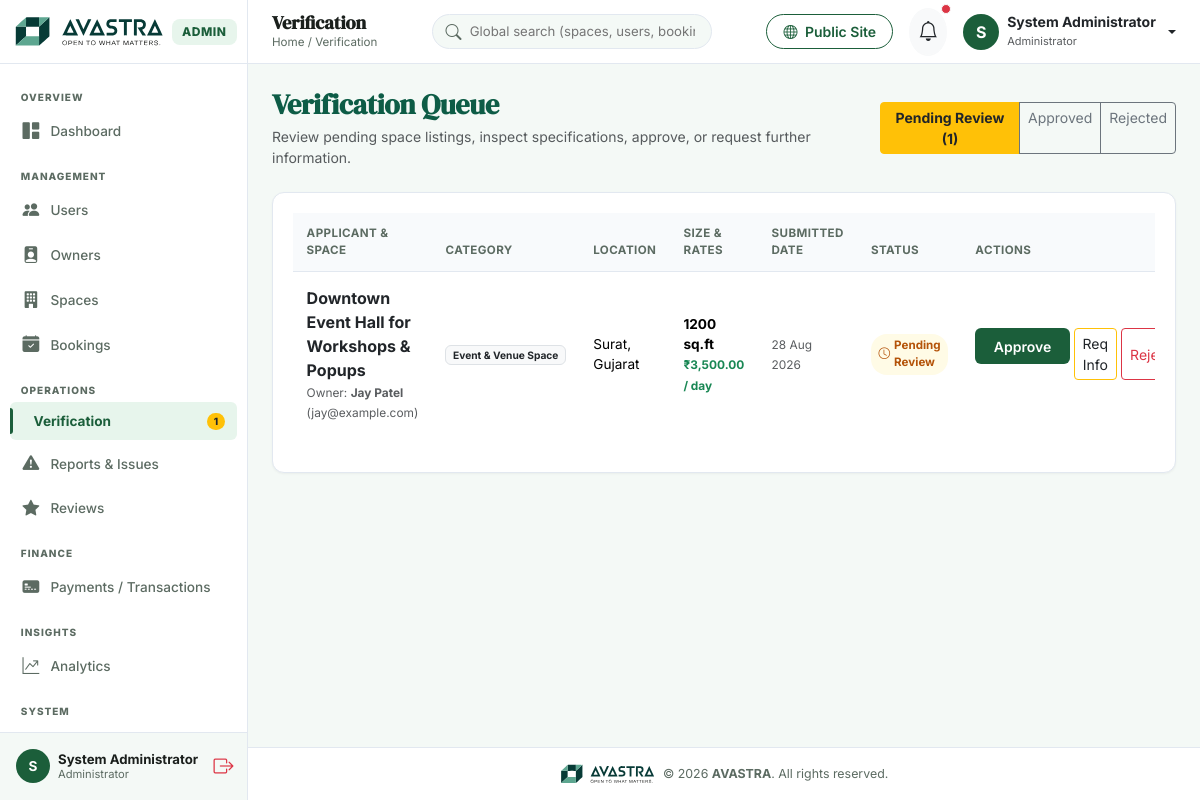
The app's page /admin/verify-spaces.php (signed in) with its own data.
### tables this page shows
CREATE TABLE IF NOT EXISTS `spaces` (
  `id` INT AUTO_INCREMENT PRIMARY KEY,
  `owner_id` INT NOT NULL,
  `category_id` INT NOT NULL,
  `title` VARCHAR(255) NOT NULL,
  `description` TEXT NOT NULL,
  `address` TEXT NOT NULL,
  `city` VARCHAR(100) NOT NULL,
  `state` VARCHAR(100) NOT NULL,
  `zip_code` VARCHAR(20) NOT NULL,
  `latitude` DECIMAL(10, 8) DEFAULT NULL,
  `longitude` DECIMAL(11, 8) DEFAULT NULL,
  `total_sqft` INT NOT NULL,
  `max_capacity` INT DEFAULT 10,
  `daily_rate` DECIMAL(10, 2) NOT NULL,
  `weekly_rate` DECIMAL(10, 2) DEFAULT NULL,
  `monthly_rate` DECIMAL(10, 2) DEFAULT NULL,
  `security_deposit` DECIMAL(10, 2) DEFAULT 0.00,
  `verification_status` ENUM('pending', 'approved', 'rejected') NOT NULL DEFAULT 'pending',
  `rejection_reason` TEXT DEFAULT NULL,
  `is_active` TINYINT(1) DEFAULT 1,
  `created_at` TIMESTAMP DEFAULT CURRENT_TIMESTAMP,
  `updated_at` TIMESTAMP DEFAULT CURRENT_TIMESTAMP ON UPDATE CURRENT_TIMESTAMP,
  FOREIGN KEY (`owner_id`) REFERENCES `users` (`id`) ON DELETE CASCADE,
  FOREIGN KEY (`category_id`) REFERENCES `categories` (`id`) ON DELETE CASCADE
);

CREATE TABLE IF NOT EXISTS `users` (
  `id` INT AUTO_INCREMENT PRIMARY KEY,
  `role_id` INT NOT NULL DEFAULT 2,
  `full_name` VARCHAR(100) NOT NULL,
  `email` VARCHAR(150) NOT NULL UNIQUE,
  `password_hash` VARCHAR(255) NOT NULL,
  `phone` VARCHAR(20) DEFAULT NULL,
  `profile_image` VARCHAR(255) DEFAULT 'default-avatar.png',
  `address` TEXT DEFAULT NULL,
  `city` VARCHAR(100) DEFAULT NULL,
  `state` VARCHAR(100) DEFAULT NULL,
  `zip_code` VARCHAR(20) DEFAULT NULL,
  `status` ENUM('active', 'inactive', 'blocked', 'pending') NOT NULL DEFAULT 'active',
  `email_verified` TINYINT(1) DEFAULT 0,
  `created_at` TIMESTAMP DEFAULT CURRENT_TIMESTAMP,
  `updated_at` TIMESTAMP DEFAULT CURRENT_TIMESTAMP ON UPDATE CURRENT_TIMESTAMP,
  FOREIGN KEY (`role_id`) REFERENCES `roles` (`id`) ON DELETE CASCADE
);

CREATE TABLE IF NOT EXISTS `categories` (
  `id` INT AUTO_INCREMENT PRIMARY KEY,
  `name` VARCHAR(100) NOT NULL UNIQUE,
  `slug` VARCHAR(120) NOT NULL UNIQUE,
  `description` TEXT DEFAULT NULL,
  `icon` VARCHAR(100) DEFAULT 'bi-building',
  `is_active` TINYINT(1) DEFAULT 1,
  `created_at` TIMESTAMP DEFAULT CURRENT_TIMESTAMP
);

### classes/Database.php (called while the page is built, shortened)
<?php
class Database {
    private static ?PDO $instance = null;
    public static function getInstance(): PDO {
        if (self::$instance === null) {
            try {
                $dsn = "mysql:host=" . DB_HOST . ";dbname=" . DB_NAME . ";port=" . DB_PORT . ";charset=" . DB_CHARSET;
                $options = [
                    PDO::ATTR_ERRMODE            => PDO::ERRMODE_EXCEPTION,
                    PDO::ATTR_DEFAULT_FETCH_MODE => PDO::FETCH_ASSOC,
                    PDO::ATTR_EMULATE_PREPARES   => false,
                ];
                self::$instance = new PDO($dsn, DB_USER, DB_PASS, $options);
            } catch (PDOException $e) {
                die("<div style='font-family:sans-serif; padding:20px; background:#fff3f3; border:1px solid #ffcdd2; color:#b71c1c; border-radius:8px;'>
                        <h3>Database Connection Failed</h3>
                        <p><strong>Error:</strong> " . htmlspecialchars($e->getMessage()) . "</p>
                        <p>Please make sure XAMPP MySQL server is running and database <code>" . DB_NAME . "</code> exists.</p>
                     </div>");
            }
        }
        return self::$instance;
    }
}

### classes/Admin.php (called while the page is built, shortened)
<?php
require_once __DIR__ . '/Database.php';
class Admin {
    private PDO $db;
    public function __construct() {
        $this->db = Database::getInstance();
    }
    public function get6KPICards(): array {
        try {
            $sql = "
                SELECT
                    (SELECT COUNT(*) FROM users WHERE role_id = 2) AS total_users,
                    (SELECT COUNT(DISTINCT owner_id) FROM spaces WHERE is_active = 1) AS active_owners,
                    (SELECT COUNT(*) FROM spaces WHERE verification_status = 'approved' AND is_active = 1) AS active_spaces,
                    (SELECT COUNT(*) FROM bookings) AS total_bookings,
                    COALESCE((SELECT SUM(amount) FROM payments WHERE status = 'completed'), 0.00) AS total_revenue,
                    (SELECT COUNT(*) FROM spaces WHERE verification_status = 'pending') AS pending_verifications
            ";
            $row = $this->db->query($sql)->fetch();
            if ($row) {
                return [
                    'total_users'           => (int) $row['total_users'],
                    'active_owners'         => (int) $row['active_owners'],
                    'active_spaces'         => (int) $row['active_spaces'],
                    'total_bookings'        => (int) $row['total_bookings'],
                    'total_revenue'         => (float) $row['total_revenue'],
                    'pending_verifications' => (int) $row['pending_verifications'],
                ];
            }
        } catch (Exception $e) {
        }
        return [
            'total_users'           => 0,
            'active_owners'         => 0,
            'active_spaces'         => 0,
            'total_bookings'        => 0,
            'total_revenue'         => 0.00,
            'pending_verifications' => 0,
        ];
    }
}

### admin/verify-spaces.php (the view, shortened to what this page needs)
<?php
require_once __DIR__ . '/../classes/Admin.php';
require_once __DIR__ . '/includes/header.php';
require_once __DIR__ . '/includes/sidebar.php';
$adminModel = new Admin();
$db = Database::getInstance();
$statusFilter = $_GET['status'] ?? 'pending';
$sql = "
    SELECT s.*, u.full_name AS owner_name, u.email AS owner_email, u.phone AS owner_phone, c.name AS category_name
    FROM spaces s
    JOIN users u ON s.owner_id = u.id
    JOIN categories c ON s.category_id = c.id
    WHERE s.verification_status = :status
    ORDER BY s.created_at DESC
";
$stmt = $db->prepare($sql);
$stmt->execute([':status' => $statusFilter]);
$spaces = $stmt->fetchAll();
?>
<div id="admin-main">
    <?php require_once __DIR__ . '/includes/navbar.php'; ?>
    <main class="p-4">
        <div class="d-flex justify-content-between align-items-center mb-4">
            <div>
                <h3 class="fw-bold mb-1" style="color:#0d5c46;">Verification Queue</h3>
                <p class="text-muted small mb-0">Review pending space listings, inspect specifications, approve, or request further information.</p>
            </div>
            <div class="btn-group" role="group">
                <a href="verify-spaces.php?status=pending" class="btn btn-sm <?= ($statusFilter === 'pending') ? 'btn-warning text-dark fw-bold' : 'btn-outline-secondary'; ?>">
                    Pending Review (<?= $adminModel->get6KPICards()['pending_verifications']; ?>)
                </a>
                <a href="verify-spaces.php?status=approved" class="btn btn-sm <?= ($statusFilter === 'approved') ? 'btn-success fw-bold' : 'btn-outline-secondary'; ?>">
                    Approved
                </a>
                <a href="verify-spaces.php?status=rejected" class="btn btn-sm <?= ($statusFilter === 'rejected') ? 'btn-danger fw-bold' : 'btn-outline-secondary'; ?>">
                    Rejected
                </a>
            </div>
        </div>
        <div class="avastra-card">
            <?php if (empty($spaces)): ?>
                <div class="text-center py-5 text-muted">
                    <i class="bi bi-shield-check fs-1 text-success d-block mb-2"></i>
                    No space listings currently under <strong><?= htmlspecialchars(strtoupper($statusFilter)); ?></strong> queue.
                </div>
            <?php else: ?>
                <div class="table-responsive">
                    <table class="table table-avastra align-middle">
                        <thead>
                            <tr>
                                <th>Applicant & Space</th>
                                <th>Category</th>
                                <th>Location</th>
                                <th>Size & Rates</th>
                                <th>Submitted Date</th>
                                <th>Status</th>
                                <th>Actions</th>
                            </tr>
                        </thead>
                        <tbody>
                            <?php foreach ($spaces as $s): ?>
                                <tr>
                                    <td>
                                        <div class="fw-bold text-dark fs-6"><?= htmlspecialchars($s['title']); ?></div>
                                        <small class="text-muted">Owner: <strong><?= htmlspecialchars($s['owner_name']); ?></strong> (<?= htmlspecialchars($s['owner_email']); ?>)</small>
                                    </td>
                                    <td><span class="badge bg-light text-dark border"><?= htmlspecialchars($s['category_name']); ?></span></td>
                                    <td><?= htmlspecialchars($s['city']); ?>, <?= htmlspecialchars($s['state']); ?></td>
                                    <td>
                                        <div class="fw-bold"><?= $s['total_sqft']; ?> sq.ft</div>
                                        <small class="text-success fw-bold">₹<?= number_format($s['daily_rate'], 2); ?> / day</small>
                                    </td>
                                    <td><small class="text-muted"><?= date('d M Y', strtotime($s['created_at'])); ?></small></td>
                                    <td>
                                        <?php if ($s['verification_status'] === 'approved'): ?>
                                            <span class="badge-status approved"><i class="bi bi-check-circle"></i> Approved</span>
                                        <?php elseif ($s['verification_status'] === 'pending'): ?>
                                            <span class="badge-status pending"><i class="bi bi-clock"></i> Pending Review</span>
                                        <?php else: ?>
                                            <span class="badge-status rejected"><i class="bi bi-x-circle"></i> Rejected</span>
                                        <?php endif; ?>
                                    </td>
                                    <td>
                                        <?php if ($s['verification_status'] === 'pending'): ?>
                                            <div class="d-flex gap-1">
                                                <form method="POST" action="" class="d-inline">
                                                    <button type="submit" class="btn btn-sm btn-avastra">Approve</button>
                                                </form>
                                                <button type="button" class="btn btn-sm btn-outline-warning text-dark" data-bs-toggle="modal" data-bs-target="#reqInfoModal<?= $s['id']; ?>">
                                                    Req Info
                                                </button>
                                                <button type="button" class="btn btn-sm btn-outline-danger" data-bs-toggle="modal" data-bs-target="#rejectModal<?= $s['id']; ?>">
                                                    Reject
                                                </button>
                                            </div>
                                        <?php else: ?>
                                            <span class="text-muted small">No actions</span>
                                        <?php endif; ?>
                                    </td>
                                </tr>
                            <?php endforeach; ?>
                        </tbody>
                    </table>
                </div>
            <?php endif; ?>
        </div>
    </main>
<?php require_once __DIR__ . '/includes/footer.php'; ?>

### assets/css/admin.css (style rules this page uses)
:root { --avastra-primary: #1B5E3A; --avastra-primary-light: #4CAF6D; --avastra-light-green: #E7F5EC; --avastra-supporting-green: #9FD4B4; --avastra-soft-neutral: #DCE6E0; --avastra-muted: #5C6B62; --avastra-ink: #1A1F1C; --avastra-white: #FFFFFF; --avastra-warning: #E8A33D; --avastra-body-bg: #F4F9F6; --avastra-sidebar-bg: #FFFFFF; --avastra-header-bg: #FFFFFF; --avastra-card-bg: #FFFFFF; --avastra-border-color: #E2E8F0; --avastra-radius-sm: 6px; --avastra-radius-md: 10px; --avastra-radius-lg: 12px; --avastra-shadow-sm: 0 1px 3px rgba(0, 0, 0, 0.03), 0 1px 2px rgba(0, 0, 0, 0.02); --avastra-shadow-md: 0 4px 12px -2px rgba(27, 94, 58, 0.05); }
body { font-family: 'Inter', -apple-system, BlinkMacSystemFont, sans-serif; background-color: var(--avastra-body-bg); color: var(--avastra-ink); overflow-x: hidden; }
h1, h2, h3, .serif-heading { font-family: 'DM Serif Display', Georgia, serif; color: var(--avastra-ink); letter-spacing: -0.2px; }
#admin-main { margin-left: 248px; flex-grow: 1; display: flex; flex-direction: column; min-width: 0; }
.avastra-card { background: var(--avastra-card-bg); border-radius: var(--avastra-radius-lg); border: 1px solid var(--avastra-border-color); box-shadow: var(--avastra-shadow-sm); padding: 1.25rem; margin-bottom: 1.15rem; }
.table-avastra { width: 100%; border-collapse: separate; border-spacing: 0; }
.table-avastra th { background: #F8FAFC; color: var(--avastra-muted); font-weight: 700; font-size: 0.725rem; text-transform: uppercase; letter-spacing: 0.4px; padding: 0.75rem 0.85rem; border-bottom: 1px solid var(--avastra-border-color); }
.table-avastra td { padding: 0.85rem; border-bottom: 1px solid var(--avastra-border-color); vertical-align: middle; font-size: 0.85rem; }
.table-avastra tr:last-child td { border-bottom: none; }
.badge-status { padding: 0.28em 0.65em; border-radius: 16px; font-size: 0.725rem; font-weight: 700; display: inline-flex; align-items: center; gap: 4px; }
.badge-status.pending, .badge-status.under_review, .badge-status.requires_information, .badge-status.draft { background: #FFFBE6; color: #B45309; }
.btn-avastra { background: var(--avastra-primary); color: #ffffff; font-weight: 600; border: none; border-radius: var(--avastra-radius-sm); padding: 0.45rem 1.15rem; transition: all 0.15s ease; }

### records on screen
spaces: title "Downtown Event Hall for Workshops & Popups", owner.full_name "Jay Patel", owner.email "jay@example.com", category.name "Event & Venue Space", city "Surat", state "Gujarat", total_sqft "1200", daily_rate "3,500.00", created_at "28 Aug 2026", verification_status "pending" (drawn)

### other values on screen
$pendingVerificationCount "1"
substr($currentUser['full_name'] ?? 'A', 0, 1) "S"
$currentUser['full_name'] "System Administrator"
$pageTitle "Verification"
$adminModel->get6KPICards()['pending_verifications'] "1"
